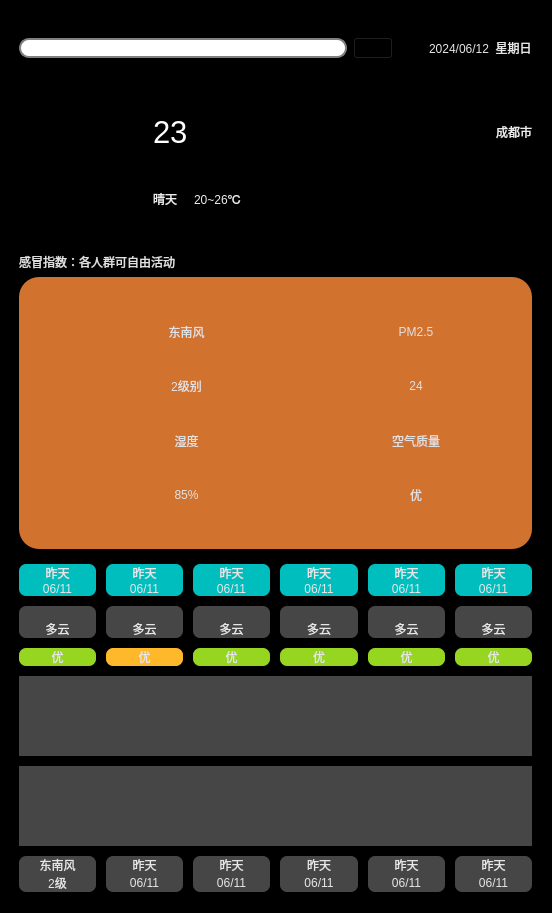
<?xml version="1.0" encoding="UTF-8"?>
<ui version="4.0">
 <class>Widget</class>
 <widget class="QWidget" name="Widget">
  <property name="geometry">
   <rect>
    <x>0</x>
    <y>0</y>
    <width>552</width>
    <height>913</height>
   </rect>
  </property>
  <property name="windowTitle">
   <string>Widget</string>
  </property>
  <property name="styleSheet">
   <string notr="true">background-color: rgb(0, 0, 0);
color: rgb(230, 230, 230);</string>
  </property>
  <widget class="QWidget" name="layoutWidget">
   <property name="geometry">
    <rect>
     <x>10</x>
     <y>10</y>
     <width>531</width>
     <height>891</height>
    </rect>
   </property>
   <layout class="QVBoxLayout" name="verticalLayout_18" stretch="1,0,4,0">
    <item>
     <widget class="QWidget" name="widget_1" native="true">
      <layout class="QHBoxLayout" name="horizontalLayout_18">
       <item>
        <widget class="QLineEdit" name="lineEdit">
         <property name="styleSheet">
          <string notr="true"> QLineEdit {
	color: rgb(0, 0, 0);
     border: 2px solid gray;
     border-radius: 10px;
     padding: 0 8px;
     background: white;
     selection-background-color: darkgray;
 }</string>
         </property>
        </widget>
       </item>
       <item>
        <widget class="QPushButton" name="pushButton">
         <property name="styleSheet">
          <string notr="true">background-color: rgb(0, 0, 0);</string>
         </property>
         <property name="text">
          <string/>
         </property>
         <property name="icon">
          <iconset resource="res.qrc">
           <normaloff>:/res/search.png</normaloff>:/res/search.png</iconset>
         </property>
         <property name="checkable">
          <bool>false</bool>
         </property>
        </widget>
       </item>
       <item>
        <spacer name="horizontalSpacer_2">
         <property name="orientation">
          <enum>Qt::Horizontal</enum>
         </property>
         <property name="sizeType">
          <enum>QSizePolicy::Fixed</enum>
         </property>
         <property name="sizeHint" stdset="0">
          <size>
           <width>30</width>
           <height>20</height>
          </size>
         </property>
        </spacer>
       </item>
       <item>
        <widget class="QLabel" name="label_CurrentDate">
         <property name="text">
          <string>2024/06/12  星期日</string>
         </property>
        </widget>
       </item>
      </layout>
     </widget>
    </item>
    <item>
     <widget class="QWidget" name="widget_2" native="true">
      <property name="styleSheet">
       <string notr="true">color: rgb(236, 236, 236);</string>
      </property>
      <layout class="QHBoxLayout" name="horizontalLayout_17">
       <item>
        <widget class="QLabel" name="labelWeather">
         <property name="minimumSize">
          <size>
           <width>128</width>
           <height>128</height>
          </size>
         </property>
         <property name="maximumSize">
          <size>
           <width>128</width>
           <height>128</height>
          </size>
         </property>
         <property name="text">
          <string/>
         </property>
         <property name="pixmap">
          <pixmap resource="res.qrc">:/res/type/Qing.png</pixmap>
         </property>
         <property name="scaledContents">
          <bool>true</bool>
         </property>
        </widget>
       </item>
       <item>
        <layout class="QGridLayout" name="gridLayout_4">
         <item row="0" column="0">
          <widget class="QLabel" name="label_nowtemperature">
           <property name="font">
            <font>
             <pointsize>23</pointsize>
            </font>
           </property>
           <property name="styleSheet">
            <string notr="true">color: rgb(255, 255, 255);</string>
           </property>
           <property name="text">
            <string>23</string>
           </property>
          </widget>
         </item>
         <item row="1" column="0">
          <widget class="QLabel" name="label_weathertype">
           <property name="text">
            <string>晴天</string>
           </property>
          </widget>
         </item>
         <item row="1" column="1">
          <widget class="QLabel" name="label_temprange">
           <property name="text">
            <string>20~26℃</string>
           </property>
          </widget>
         </item>
         <item row="0" column="3">
          <widget class="QLabel" name="label_cityname">
           <property name="text">
            <string>成都市</string>
           </property>
          </widget>
         </item>
         <item row="1" column="2">
          <spacer name="horizontalSpacer">
           <property name="orientation">
            <enum>Qt::Horizontal</enum>
           </property>
           <property name="sizeHint" stdset="0">
            <size>
             <width>40</width>
             <height>20</height>
            </size>
           </property>
          </spacer>
         </item>
        </layout>
       </item>
      </layout>
     </widget>
    </item>
    <item>
     <widget class="QWidget" name="widget_33" native="true">
      <property name="styleSheet">
       <string notr="true">color: rgb(225, 225, 225);</string>
      </property>
      <layout class="QGridLayout" name="gridLayout_3" rowstretch="0,0">
       <property name="bottomMargin">
        <number>0</number>
       </property>
       <item row="1" column="0">
        <widget class="QWidget" name="widget0301" native="true">
         <property name="styleSheet">
          <string notr="true">background-color: rgb(209, 114, 46);
border-radius: 20px;</string>
         </property>
         <layout class="QGridLayout" name="gridLayout">
          <property name="leftMargin">
           <number>30</number>
          </property>
          <property name="topMargin">
           <number>30</number>
          </property>
          <property name="rightMargin">
           <number>30</number>
          </property>
          <property name="bottomMargin">
           <number>30</number>
          </property>
          <item row="0" column="0">
           <layout class="QHBoxLayout" name="horizontalLayout">
            <item>
             <widget class="QLabel" name="labelFXmap">
              <property name="minimumSize">
               <size>
                <width>45</width>
                <height>45</height>
               </size>
              </property>
              <property name="maximumSize">
               <size>
                <width>45</width>
                <height>45</height>
               </size>
              </property>
              <property name="text">
               <string/>
              </property>
              <property name="pixmap">
               <pixmap resource="res.qrc">:/res/wind.png</pixmap>
              </property>
              <property name="scaledContents">
               <bool>true</bool>
              </property>
             </widget>
            </item>
            <item>
             <layout class="QVBoxLayout" name="verticalLayout" stretch="1,1">
              <item>
               <widget class="QLabel" name="labelFXtype">
                <property name="text">
                 <string>东南风</string>
                </property>
                <property name="alignment">
                 <set>Qt::AlignCenter</set>
                </property>
               </widget>
              </item>
              <item>
               <widget class="QLabel" name="labelFXlevel">
                <property name="text">
                 <string>2级别</string>
                </property>
                <property name="alignment">
                 <set>Qt::AlignCenter</set>
                </property>
               </widget>
              </item>
             </layout>
            </item>
           </layout>
          </item>
          <item row="0" column="1">
           <layout class="QHBoxLayout" name="horizontalLayout_14">
            <item>
             <widget class="QLabel" name="labelPMmap">
              <property name="minimumSize">
               <size>
                <width>45</width>
                <height>45</height>
               </size>
              </property>
              <property name="maximumSize">
               <size>
                <width>45</width>
                <height>45</height>
               </size>
              </property>
              <property name="text">
               <string/>
              </property>
              <property name="pixmap">
               <pixmap resource="res.qrc">:/res/pm25.png</pixmap>
              </property>
              <property name="scaledContents">
               <bool>true</bool>
              </property>
             </widget>
            </item>
            <item>
             <layout class="QVBoxLayout" name="verticalLayout_14" stretch="1,1">
              <item>
               <widget class="QLabel" name="labelPM25">
                <property name="text">
                 <string>PM2.5</string>
                </property>
                <property name="alignment">
                 <set>Qt::AlignCenter</set>
                </property>
               </widget>
              </item>
              <item>
               <widget class="QLabel" name="labelPMdata">
                <property name="text">
                 <string>24</string>
                </property>
                <property name="alignment">
                 <set>Qt::AlignCenter</set>
                </property>
               </widget>
              </item>
             </layout>
            </item>
           </layout>
          </item>
          <item row="1" column="0">
           <layout class="QHBoxLayout" name="horizontalLayout_15">
            <item>
             <widget class="QLabel" name="labelShidumap">
              <property name="minimumSize">
               <size>
                <width>45</width>
                <height>45</height>
               </size>
              </property>
              <property name="maximumSize">
               <size>
                <width>45</width>
                <height>45</height>
               </size>
              </property>
              <property name="text">
               <string/>
              </property>
              <property name="pixmap">
               <pixmap resource="res.qrc">:/res/humidity.png</pixmap>
              </property>
              <property name="scaledContents">
               <bool>true</bool>
              </property>
             </widget>
            </item>
            <item>
             <layout class="QVBoxLayout" name="verticalLayout_15" stretch="1,1">
              <item>
               <widget class="QLabel" name="labelShidu">
                <property name="text">
                 <string>湿度</string>
                </property>
                <property name="alignment">
                 <set>Qt::AlignCenter</set>
                </property>
               </widget>
              </item>
              <item>
               <widget class="QLabel" name="labelShiduvalue">
                <property name="text">
                 <string>85%</string>
                </property>
                <property name="alignment">
                 <set>Qt::AlignCenter</set>
                </property>
               </widget>
              </item>
             </layout>
            </item>
           </layout>
          </item>
          <item row="1" column="1">
           <layout class="QHBoxLayout" name="horizontalLayout_16">
            <item>
             <widget class="QLabel" name="labelairmap">
              <property name="minimumSize">
               <size>
                <width>45</width>
                <height>45</height>
               </size>
              </property>
              <property name="maximumSize">
               <size>
                <width>45</width>
                <height>45</height>
               </size>
              </property>
              <property name="text">
               <string/>
              </property>
              <property name="pixmap">
               <pixmap resource="res.qrc">:/res/airQi.png</pixmap>
              </property>
              <property name="scaledContents">
               <bool>true</bool>
              </property>
             </widget>
            </item>
            <item>
             <layout class="QVBoxLayout" name="verticalLayout_16" stretch="1,1">
              <item>
               <widget class="QLabel" name="labelair">
                <property name="text">
                 <string>空气质量</string>
                </property>
                <property name="alignment">
                 <set>Qt::AlignCenter</set>
                </property>
               </widget>
              </item>
              <item>
               <widget class="QLabel" name="labelairdata">
                <property name="text">
                 <string>优</string>
                </property>
                <property name="alignment">
                 <set>Qt::AlignCenter</set>
                </property>
               </widget>
              </item>
             </layout>
            </item>
           </layout>
          </item>
         </layout>
        </widget>
       </item>
       <item row="0" column="0">
        <widget class="QLabel" name="labelGanmao">
         <property name="text">
          <string>感冒指数：各人群可自由活动</string>
         </property>
        </widget>
       </item>
      </layout>
     </widget>
    </item>
    <item>
     <widget class="QWidget" name="widget_4" native="true">
      <layout class="QVBoxLayout" name="verticalLayout_17">
       <property name="spacing">
        <number>10</number>
       </property>
       <item>
        <widget class="QWidget" name="widget0401" native="true">
         <layout class="QGridLayout" name="gridLayout_5">
          <property name="leftMargin">
           <number>0</number>
          </property>
          <property name="topMargin">
           <number>0</number>
          </property>
          <property name="rightMargin">
           <number>0</number>
          </property>
          <property name="bottomMargin">
           <number>0</number>
          </property>
          <property name="horizontalSpacing">
           <number>10</number>
          </property>
          <property name="verticalSpacing">
           <number>0</number>
          </property>
          <item row="0" column="0">
           <widget class="QLabel" name="labelday0">
            <property name="styleSheet">
             <string notr="true">background-color: rgb(0, 190, 190);
border-radius :7px;
color: rgb(230, 230, 230);
border-bottom-right-radius:0px;
border-bottom-left-radius:0px;</string>
            </property>
            <property name="text">
             <string>昨天</string>
            </property>
            <property name="alignment">
             <set>Qt::AlignCenter</set>
            </property>
           </widget>
          </item>
          <item row="0" column="1">
           <widget class="QLabel" name="labelday1">
            <property name="styleSheet">
             <string notr="true">background-color: rgb(0, 190, 190);
border-radius :7px;
color: rgb(230, 230, 230);
border-bottom-right-radius:0px;
border-bottom-left-radius:0px;</string>
            </property>
            <property name="text">
             <string>昨天</string>
            </property>
            <property name="alignment">
             <set>Qt::AlignCenter</set>
            </property>
           </widget>
          </item>
          <item row="0" column="2">
           <widget class="QLabel" name="labelday2">
            <property name="styleSheet">
             <string notr="true">background-color: rgb(0, 190, 190);
border-radius :7px;
color: rgb(230, 230, 230);
border-bottom-right-radius:0px;
border-bottom-left-radius:0px;</string>
            </property>
            <property name="text">
             <string>昨天</string>
            </property>
            <property name="alignment">
             <set>Qt::AlignCenter</set>
            </property>
           </widget>
          </item>
          <item row="0" column="3">
           <widget class="QLabel" name="labelday3">
            <property name="styleSheet">
             <string notr="true">background-color: rgb(0, 190, 190);
border-radius :7px;
color: rgb(230, 230, 230);
border-bottom-right-radius:0px;
border-bottom-left-radius:0px;</string>
            </property>
            <property name="text">
             <string>昨天</string>
            </property>
            <property name="alignment">
             <set>Qt::AlignCenter</set>
            </property>
           </widget>
          </item>
          <item row="0" column="4">
           <widget class="QLabel" name="labelday4">
            <property name="styleSheet">
             <string notr="true">background-color: rgb(0, 190, 190);
border-radius :7px;
color: rgb(230, 230, 230);
border-bottom-right-radius:0px;
border-bottom-left-radius:0px;</string>
            </property>
            <property name="text">
             <string>昨天</string>
            </property>
            <property name="alignment">
             <set>Qt::AlignCenter</set>
            </property>
           </widget>
          </item>
          <item row="0" column="5">
           <widget class="QLabel" name="labelday5">
            <property name="styleSheet">
             <string notr="true">background-color: rgb(0, 190, 190);
border-radius :7px;
color: rgb(230, 230, 230);
border-bottom-right-radius:0px;
border-bottom-left-radius:0px;</string>
            </property>
            <property name="text">
             <string>昨天</string>
            </property>
            <property name="alignment">
             <set>Qt::AlignCenter</set>
            </property>
           </widget>
          </item>
          <item row="1" column="0">
           <widget class="QLabel" name="labelDate0">
            <property name="styleSheet">
             <string notr="true">background-color: rgb(0, 190, 190);
border-radius :7px;
color: rgb(230, 230, 230);
border-top-right-radius:0px;
border-top-left-radius:0px;</string>
            </property>
            <property name="text">
             <string>06/11</string>
            </property>
            <property name="alignment">
             <set>Qt::AlignCenter</set>
            </property>
           </widget>
          </item>
          <item row="1" column="1">
           <widget class="QLabel" name="labelDate1">
            <property name="styleSheet">
             <string notr="true">background-color: rgb(0, 190, 190);
border-radius :7px;
color: rgb(230, 230, 230);
border-top-right-radius:0px;
border-top-left-radius:0px;</string>
            </property>
            <property name="text">
             <string>06/11</string>
            </property>
            <property name="alignment">
             <set>Qt::AlignCenter</set>
            </property>
           </widget>
          </item>
          <item row="1" column="2">
           <widget class="QLabel" name="labelDate2">
            <property name="styleSheet">
             <string notr="true">background-color: rgb(0, 190, 190);
border-radius :7px;
color: rgb(230, 230, 230);
border-top-right-radius:0px;
border-top-left-radius:0px;</string>
            </property>
            <property name="text">
             <string>06/11</string>
            </property>
            <property name="alignment">
             <set>Qt::AlignCenter</set>
            </property>
           </widget>
          </item>
          <item row="1" column="3">
           <widget class="QLabel" name="labelDate3">
            <property name="styleSheet">
             <string notr="true">background-color: rgb(0, 190, 190);
border-radius :7px;
color: rgb(230, 230, 230);
border-top-right-radius:0px;
border-top-left-radius:0px;</string>
            </property>
            <property name="text">
             <string>06/11</string>
            </property>
            <property name="alignment">
             <set>Qt::AlignCenter</set>
            </property>
           </widget>
          </item>
          <item row="1" column="4">
           <widget class="QLabel" name="labelDate4">
            <property name="styleSheet">
             <string notr="true">background-color: rgb(0, 190, 190);
border-radius :7px;
color: rgb(230, 230, 230);
border-top-right-radius:0px;
border-top-left-radius:0px;</string>
            </property>
            <property name="text">
             <string>06/11</string>
            </property>
            <property name="alignment">
             <set>Qt::AlignCenter</set>
            </property>
           </widget>
          </item>
          <item row="1" column="5">
           <widget class="QLabel" name="labelDate5">
            <property name="styleSheet">
             <string notr="true">background-color: rgb(0, 190, 190);
border-radius :7px;
color: rgb(230, 230, 230);
border-top-right-radius:0px;
border-top-left-radius:0px;</string>
            </property>
            <property name="text">
             <string>06/11</string>
            </property>
            <property name="alignment">
             <set>Qt::AlignCenter</set>
            </property>
           </widget>
          </item>
         </layout>
        </widget>
       </item>
       <item>
        <widget class="QWidget" name="widget_0402" native="true">
         <layout class="QGridLayout" name="gridLayout_6">
          <property name="leftMargin">
           <number>0</number>
          </property>
          <property name="topMargin">
           <number>0</number>
          </property>
          <property name="rightMargin">
           <number>0</number>
          </property>
          <property name="bottomMargin">
           <number>0</number>
          </property>
          <property name="horizontalSpacing">
           <number>10</number>
          </property>
          <property name="verticalSpacing">
           <number>0</number>
          </property>
          <item row="0" column="0">
           <widget class="QLabel" name="label_WeatherIcon0">
            <property name="styleSheet">
             <string notr="true">background-color: rgb(70, 70, 70);
border-radius :7px;

border-bottom-right-radius:0px;
border-bottom-left-radius:0px;</string>
            </property>
            <property name="text">
             <string/>
            </property>
            <property name="pixmap">
             <pixmap resource="res.qrc">:/res/type/DuoYun.png</pixmap>
            </property>
            <property name="alignment">
             <set>Qt::AlignCenter</set>
            </property>
           </widget>
          </item>
          <item row="0" column="1">
           <widget class="QLabel" name="label_WeatherIcon1">
            <property name="styleSheet">
             <string notr="true">background-color: rgb(70, 70, 70);
border-radius :7px;

border-bottom-right-radius:0px;
border-bottom-left-radius:0px;</string>
            </property>
            <property name="text">
             <string/>
            </property>
            <property name="pixmap">
             <pixmap resource="res.qrc">:/res/type/DuoYun.png</pixmap>
            </property>
            <property name="alignment">
             <set>Qt::AlignCenter</set>
            </property>
           </widget>
          </item>
          <item row="0" column="4">
           <widget class="QLabel" name="label_WeatherIcon4">
            <property name="styleSheet">
             <string notr="true">background-color: rgb(70, 70, 70);
border-radius :7px;

border-bottom-right-radius:0px;
border-bottom-left-radius:0px;</string>
            </property>
            <property name="text">
             <string/>
            </property>
            <property name="pixmap">
             <pixmap resource="res.qrc">:/res/type/DuoYun.png</pixmap>
            </property>
            <property name="alignment">
             <set>Qt::AlignCenter</set>
            </property>
           </widget>
          </item>
          <item row="1" column="2">
           <widget class="QLabel" name="label_Weathertype2">
            <property name="styleSheet">
             <string notr="true">background-color: rgb(70, 70, 70);
border-radius :7px;
color: rgb(230, 230, 230);
border-top-right-radius:0px;
border-top-left-radius:0px;</string>
            </property>
            <property name="text">
             <string>多云</string>
            </property>
            <property name="alignment">
             <set>Qt::AlignCenter</set>
            </property>
           </widget>
          </item>
          <item row="1" column="3">
           <widget class="QLabel" name="label_Weathertype3">
            <property name="styleSheet">
             <string notr="true">background-color: rgb(70, 70, 70);
border-radius :7px;
color: rgb(230, 230, 230);
border-top-right-radius:0px;
border-top-left-radius:0px;</string>
            </property>
            <property name="text">
             <string>多云</string>
            </property>
            <property name="alignment">
             <set>Qt::AlignCenter</set>
            </property>
           </widget>
          </item>
          <item row="0" column="2">
           <widget class="QLabel" name="label_WeatherIcon2">
            <property name="styleSheet">
             <string notr="true">background-color: rgb(70, 70, 70);
border-radius :7px;

border-bottom-right-radius:0px;
border-bottom-left-radius:0px;</string>
            </property>
            <property name="text">
             <string/>
            </property>
            <property name="pixmap">
             <pixmap resource="res.qrc">:/res/type/DuoYun.png</pixmap>
            </property>
            <property name="alignment">
             <set>Qt::AlignCenter</set>
            </property>
           </widget>
          </item>
          <item row="0" column="3">
           <widget class="QLabel" name="label_WeatherIcon3">
            <property name="styleSheet">
             <string notr="true">background-color: rgb(70, 70, 70);
border-radius :7px;

border-bottom-right-radius:0px;
border-bottom-left-radius:0px;</string>
            </property>
            <property name="text">
             <string/>
            </property>
            <property name="pixmap">
             <pixmap resource="res.qrc">:/res/type/DuoYun.png</pixmap>
            </property>
            <property name="alignment">
             <set>Qt::AlignCenter</set>
            </property>
           </widget>
          </item>
          <item row="0" column="5">
           <widget class="QLabel" name="label_WeatherIcon5">
            <property name="styleSheet">
             <string notr="true">background-color: rgb(70, 70, 70);
border-radius :7px;

border-bottom-right-radius:0px;
border-bottom-left-radius:0px;</string>
            </property>
            <property name="text">
             <string/>
            </property>
            <property name="pixmap">
             <pixmap resource="res.qrc">:/res/type/DuoYun.png</pixmap>
            </property>
            <property name="alignment">
             <set>Qt::AlignCenter</set>
            </property>
           </widget>
          </item>
          <item row="1" column="5">
           <widget class="QLabel" name="label_Weathertype5">
            <property name="styleSheet">
             <string notr="true">background-color: rgb(70, 70, 70);
border-radius :7px;
color: rgb(230, 230, 230);
border-top-right-radius:0px;
border-top-left-radius:0px;</string>
            </property>
            <property name="text">
             <string>多云</string>
            </property>
            <property name="alignment">
             <set>Qt::AlignCenter</set>
            </property>
           </widget>
          </item>
          <item row="1" column="0">
           <widget class="QLabel" name="label_Weathertype0">
            <property name="styleSheet">
             <string notr="true">background-color: rgb(70, 70, 70);
border-radius :7px;
color: rgb(230, 230, 230);
border-top-right-radius:0px;
border-top-left-radius:0px;</string>
            </property>
            <property name="text">
             <string>多云</string>
            </property>
            <property name="alignment">
             <set>Qt::AlignCenter</set>
            </property>
           </widget>
          </item>
          <item row="1" column="1">
           <widget class="QLabel" name="label_Weathertype1">
            <property name="styleSheet">
             <string notr="true">background-color: rgb(70, 70, 70);
border-radius :7px;
color: rgb(230, 230, 230);
border-top-right-radius:0px;
border-top-left-radius:0px;</string>
            </property>
            <property name="text">
             <string>多云</string>
            </property>
            <property name="alignment">
             <set>Qt::AlignCenter</set>
            </property>
           </widget>
          </item>
          <item row="1" column="4">
           <widget class="QLabel" name="label_Weathertype4">
            <property name="styleSheet">
             <string notr="true">background-color: rgb(70, 70, 70);
border-radius :7px;
color: rgb(230, 230, 230);
border-top-right-radius:0px;
border-top-left-radius:0px;</string>
            </property>
            <property name="text">
             <string>多云</string>
            </property>
            <property name="alignment">
             <set>Qt::AlignCenter</set>
            </property>
           </widget>
          </item>
         </layout>
        </widget>
       </item>
       <item>
        <widget class="QWidget" name="widget_0403" native="true">
         <layout class="QHBoxLayout" name="horizontalLayout_19">
          <property name="spacing">
           <number>10</number>
          </property>
          <property name="leftMargin">
           <number>0</number>
          </property>
          <property name="topMargin">
           <number>0</number>
          </property>
          <property name="rightMargin">
           <number>0</number>
          </property>
          <property name="bottomMargin">
           <number>0</number>
          </property>
          <item>
           <widget class="QLabel" name="label_airq0">
            <property name="styleSheet">
             <string notr="true">background-color: rgb(150,213,32);
border-radius :7px;
color: rgb(230, 230, 230);</string>
            </property>
            <property name="text">
             <string>优</string>
            </property>
            <property name="alignment">
             <set>Qt::AlignCenter</set>
            </property>
           </widget>
          </item>
          <item>
           <widget class="QLabel" name="label_airq1">
            <property name="styleSheet">
             <string notr="true">background-color: rgb(255, 184, 42);
border-radius :7px;
color: rgb(230, 230, 230);</string>
            </property>
            <property name="text">
             <string>优</string>
            </property>
            <property name="alignment">
             <set>Qt::AlignCenter</set>
            </property>
           </widget>
          </item>
          <item>
           <widget class="QLabel" name="label_airq2">
            <property name="styleSheet">
             <string notr="true">background-color: rgb(150,213,32);
border-radius :7px;
color: rgb(230, 230, 230);</string>
            </property>
            <property name="text">
             <string>优</string>
            </property>
            <property name="alignment">
             <set>Qt::AlignCenter</set>
            </property>
           </widget>
          </item>
          <item>
           <widget class="QLabel" name="label_airq3">
            <property name="styleSheet">
             <string notr="true">background-color: rgb(150,213,32);
border-radius :7px;
color: rgb(230, 230, 230);</string>
            </property>
            <property name="text">
             <string>优</string>
            </property>
            <property name="alignment">
             <set>Qt::AlignCenter</set>
            </property>
           </widget>
          </item>
          <item>
           <widget class="QLabel" name="label_airq4">
            <property name="styleSheet">
             <string notr="true">background-color: rgb(150,213,32);
border-radius :7px;
color: rgb(230, 230, 230);</string>
            </property>
            <property name="text">
             <string>优</string>
            </property>
            <property name="alignment">
             <set>Qt::AlignCenter</set>
            </property>
           </widget>
          </item>
          <item>
           <widget class="QLabel" name="label_airq5">
            <property name="styleSheet">
             <string notr="true">background-color: rgb(150,213,32);
border-radius :7px;
color: rgb(230, 230, 230);</string>
            </property>
            <property name="text">
             <string>优</string>
            </property>
            <property name="alignment">
             <set>Qt::AlignCenter</set>
            </property>
           </widget>
          </item>
         </layout>
        </widget>
       </item>
       <item>
        <widget class="QWidget" name="widget_0404" native="true">
         <property name="minimumSize">
          <size>
           <width>0</width>
           <height>80</height>
          </size>
         </property>
         <property name="styleSheet">
          <string notr="true">background-color: rgb(70, 70, 70);</string>
         </property>
        </widget>
       </item>
       <item>
        <widget class="QWidget" name="widget_0405" native="true">
         <property name="minimumSize">
          <size>
           <width>0</width>
           <height>80</height>
          </size>
         </property>
         <property name="styleSheet">
          <string notr="true">background-color: rgb(70, 70, 70);</string>
         </property>
        </widget>
       </item>
       <item>
        <widget class="QWidget" name="widget_0406" native="true">
         <layout class="QGridLayout" name="gridLayout_7">
          <property name="leftMargin">
           <number>0</number>
          </property>
          <property name="topMargin">
           <number>0</number>
          </property>
          <property name="rightMargin">
           <number>0</number>
          </property>
          <property name="bottomMargin">
           <number>0</number>
          </property>
          <property name="horizontalSpacing">
           <number>10</number>
          </property>
          <property name="verticalSpacing">
           <number>0</number>
          </property>
          <item row="0" column="0">
           <widget class="QLabel" name="label_FX0">
            <property name="styleSheet">
             <string notr="true">background-color: rgb(70, 70, 70);
border-radius :7px;
color: rgb(230, 230, 230);
border-bottom-right-radius:0px;
border-bottom-left-radius:0px;</string>
            </property>
            <property name="text">
             <string>东南风</string>
            </property>
            <property name="alignment">
             <set>Qt::AlignCenter</set>
            </property>
           </widget>
          </item>
          <item row="0" column="1">
           <widget class="QLabel" name="label_FX1">
            <property name="styleSheet">
             <string notr="true">background-color: rgb(70, 70, 70);
border-radius :7px;
color: rgb(230, 230, 230);
border-bottom-right-radius:0px;
border-bottom-left-radius:0px;</string>
            </property>
            <property name="text">
             <string>昨天</string>
            </property>
            <property name="alignment">
             <set>Qt::AlignCenter</set>
            </property>
           </widget>
          </item>
          <item row="0" column="2">
           <widget class="QLabel" name="label_FX2">
            <property name="styleSheet">
             <string notr="true">background-color: rgb(70, 70, 70);
border-radius :7px;
color: rgb(230, 230, 230);
border-bottom-right-radius:0px;
border-bottom-left-radius:0px;</string>
            </property>
            <property name="text">
             <string>昨天</string>
            </property>
            <property name="alignment">
             <set>Qt::AlignCenter</set>
            </property>
           </widget>
          </item>
          <item row="0" column="3">
           <widget class="QLabel" name="label_FX3">
            <property name="styleSheet">
             <string notr="true">background-color: rgb(70, 70, 70);
border-radius :7px;
color: rgb(230, 230, 230);
border-bottom-right-radius:0px;
border-bottom-left-radius:0px;</string>
            </property>
            <property name="text">
             <string>昨天</string>
            </property>
            <property name="alignment">
             <set>Qt::AlignCenter</set>
            </property>
           </widget>
          </item>
          <item row="0" column="4">
           <widget class="QLabel" name="label_FX4">
            <property name="styleSheet">
             <string notr="true">background-color: rgb(70, 70, 70);
border-radius :7px;
color: rgb(230, 230, 230);
border-bottom-right-radius:0px;
border-bottom-left-radius:0px;</string>
            </property>
            <property name="text">
             <string>昨天</string>
            </property>
            <property name="alignment">
             <set>Qt::AlignCenter</set>
            </property>
           </widget>
          </item>
          <item row="0" column="5">
           <widget class="QLabel" name="label_FX5">
            <property name="styleSheet">
             <string notr="true">background-color: rgb(70, 70, 70);
border-radius :7px;
color: rgb(230, 230, 230);
border-bottom-right-radius:0px;
border-bottom-left-radius:0px;</string>
            </property>
            <property name="text">
             <string>昨天</string>
            </property>
            <property name="alignment">
             <set>Qt::AlignCenter</set>
            </property>
           </widget>
          </item>
          <item row="1" column="0">
           <widget class="QLabel" name="label_FL0">
            <property name="styleSheet">
             <string notr="true">background-color: rgb(70, 70, 70);
border-radius :7px;
color: rgb(230, 230, 230);
border-top-right-radius:0px;
border-top-left-radius:0px;</string>
            </property>
            <property name="text">
             <string>2级</string>
            </property>
            <property name="alignment">
             <set>Qt::AlignCenter</set>
            </property>
           </widget>
          </item>
          <item row="1" column="1">
           <widget class="QLabel" name="label_FL1">
            <property name="styleSheet">
             <string notr="true">background-color: rgb(70, 70, 70);
border-radius :7px;
color: rgb(230, 230, 230);
border-top-right-radius:0px;
border-top-left-radius:0px;</string>
            </property>
            <property name="text">
             <string>06/11</string>
            </property>
            <property name="alignment">
             <set>Qt::AlignCenter</set>
            </property>
           </widget>
          </item>
          <item row="1" column="2">
           <widget class="QLabel" name="label_FL2">
            <property name="styleSheet">
             <string notr="true">background-color: rgb(70, 70, 70);
border-radius :7px;
color: rgb(230, 230, 230);
border-top-right-radius:0px;
border-top-left-radius:0px;</string>
            </property>
            <property name="text">
             <string>06/11</string>
            </property>
            <property name="alignment">
             <set>Qt::AlignCenter</set>
            </property>
           </widget>
          </item>
          <item row="1" column="3">
           <widget class="QLabel" name="label_FL3">
            <property name="styleSheet">
             <string notr="true">background-color: rgb(70, 70, 70);
border-radius :7px;
color: rgb(230, 230, 230);
border-top-right-radius:0px;
border-top-left-radius:0px;</string>
            </property>
            <property name="text">
             <string>06/11</string>
            </property>
            <property name="alignment">
             <set>Qt::AlignCenter</set>
            </property>
           </widget>
          </item>
          <item row="1" column="4">
           <widget class="QLabel" name="label_FL4">
            <property name="styleSheet">
             <string notr="true">background-color: rgb(70, 70, 70);
border-radius :7px;
color: rgb(230, 230, 230);
border-top-right-radius:0px;
border-top-left-radius:0px;</string>
            </property>
            <property name="text">
             <string>06/11</string>
            </property>
            <property name="alignment">
             <set>Qt::AlignCenter</set>
            </property>
           </widget>
          </item>
          <item row="1" column="5">
           <widget class="QLabel" name="label_FL5">
            <property name="styleSheet">
             <string notr="true">background-color: rgb(70, 70, 70);
border-radius :7px;
color: rgb(230, 230, 230);
border-top-right-radius:0px;
border-top-left-radius:0px;</string>
            </property>
            <property name="text">
             <string>06/11</string>
            </property>
            <property name="alignment">
             <set>Qt::AlignCenter</set>
            </property>
           </widget>
          </item>
         </layout>
        </widget>
       </item>
      </layout>
     </widget>
    </item>
   </layout>
  </widget>
 </widget>
 <resources>
  <include location="res.qrc"/>
 </resources>
 <connections/>
</ui>
